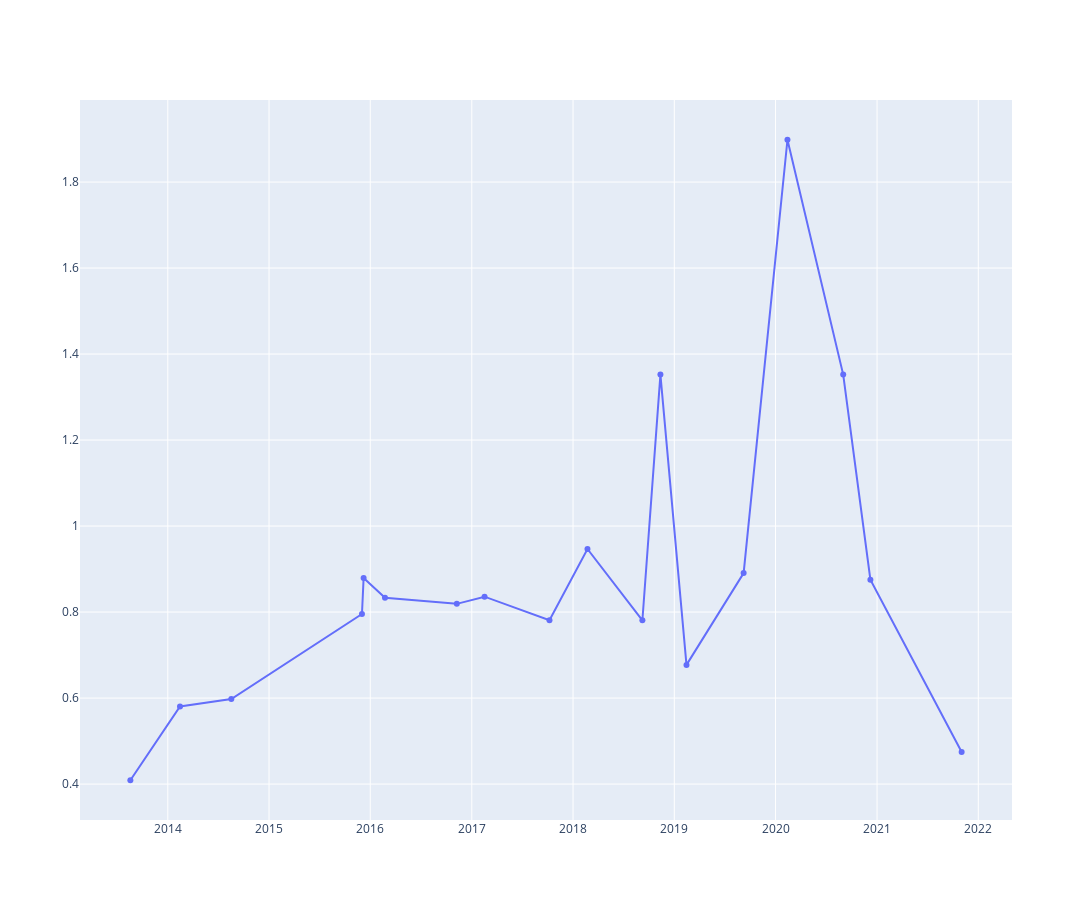

The cell this chart's notebook holds for it:
### Code cell
data = [go.Scatter(
            x=df_sorted.date,
            y=df_sorted.valor
            )
        ]

layout = dict(
    autosize=False,
    width=1500,
    height=900,
)

fig = dict(data=data, layout=layout)
py.iplot(fig)

### Figure 1 — Plotly figure (JSON) as saved in the notebook; plotly's stock layout.template omitted (floating-point values rounded to 4 significant figures)
{"data": [{"type": "scatter", "x": ["2013-08-19T00:00:00", "2014-02-14T00:00:00", "2014-08-18T00:00:00", "2015-12-02T00:00:00", "2015-12-08T00:00:00", "2016-02-23T00:00:00", "2016-11-08T00:00:00", "2017-02-16T00:00:00", "2017-10-08T00:00:00", "2018-02-22T00:00:00", "2018-09-08T00:00:00", "2018-11-12T00:00:00", "2019-02-14T00:00:00", "2019-09-08T00:00:00", "2020-02-13T00:00:00", "2020-09-01T00:00:00", "2020-12-08T00:00:00", "2021-11-02T00:00:00"], "y": [0.4089, 0.5806, 0.5977, 0.7956, 0.8791, 0.8334, 0.8191, 0.8358, 0.781, 0.9467, 0.7809, 1.352, 0.6772, 0.8907, 1.898, 1.352, 0.8753, 0.4748]}], "layout": {"autosize": false, "height": 900, "width": 1500}}
